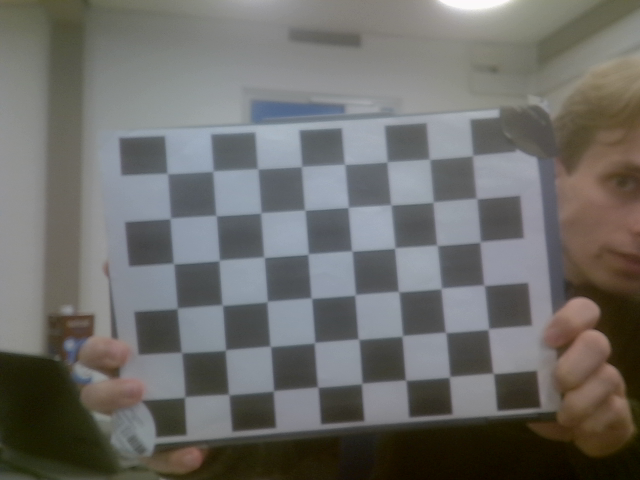
#> input picture CalibrationPictures/907870326_1405948361619943_1826614839381517931_n.png, 640 x 480 px; its folder holds 4 pictures in this run
$ python MyRobot_calibration.py
#> lines starting #> are read from the running program, lines starting #| are printed output that depends on the picture
import argparse
import os
import sys
import inspect
from pathlib import Path

import cv2
import numpy as np

# Camera calibration from the checkerboard photos.
# Same procedure as finalProject_CalibrationPart.ipynb (PFAS), but for the single
# camera on the robot: find the corners, calibrate, and report the board's
# rotation and translation relative to the camera for each photo.
currentdir = os.path.dirname(os.path.abspath(inspect.getfile(inspect.currentframe())))

CALIBRATION_DIR = Path(currentdir) / "CalibrationPictures"
OUTPUT_FILE = Path(currentdir) / "camera_calibration.npz"

# The board has 8 x 6 inner corners (9 x 7 squares).
COLS, ROWS = 8, 6
# Measured side length of one square in mm (3 cm). The intrinsics do not depend
# on this value, only the board translations do.
SQUARE_SIZE_MM = 30.0


def read_image(path):
    # np.fromfile + imdecode also works with non-ASCII Windows paths.
    return cv2.imdecode(np.fromfile(str(path), dtype=np.uint8), cv2.IMREAD_COLOR)
#> returned value is the input picture: shape (480, 640, 3); mean B, G, R 104.8, 108, 108.7


def calibrate(folder=CALIBRATION_DIR, square_size=SQUARE_SIZE_MM, output=OUTPUT_FILE, show=False):
    names = sorted(folder.glob("*.png")) + sorted(folder.glob("*.jpg"))
    if not names:
        raise RuntimeError(f"No .png or .jpg images in {folder}.")

    pattern_size = (COLS, ROWS)
    objp = np.zeros((COLS * ROWS, 3), np.float32)
    objp[:, :2] = np.mgrid[:COLS, :ROWS].T.reshape(-1, 2) * square_size

    objpoints = []
    imgpoints = []
    used_names = []
    # This detector already returns subpixel corner positions.
    corner_flags = cv2.CALIB_CB_EXHAUSTIVE | cv2.CALIB_CB_ACCURACY

    for path in names:
        img = read_image(path)
        if img is None:
            print(f"Skipping {path.name}: could not read it.")
            continue
        gray = cv2.cvtColor(img, cv2.COLOR_BGR2GRAY)
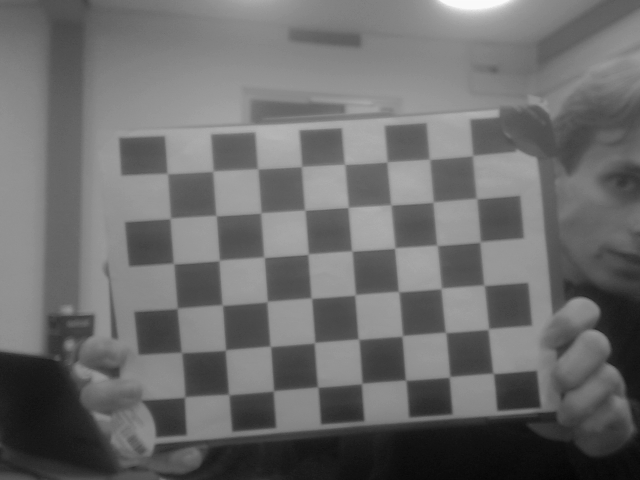
#> gray: shape (480, 640); min 4, max 250, mean 107.9
        found, corners = cv2.findChessboardCornersSB(gray, pattern_size, flags=corner_flags)
#> found = True; corners = 48 rows, first 8: [493.1, 373.3], [449.5, 376.8], [405.8, 380.1], [361.8, 383.4], [317.7, 387.1], [273.4, 390.8], [228.7, 394.2], [184.8, 396.9]
        if not found:
            print(f"Skipping {path.name}: no {COLS}x{ROWS} checkerboard found.")
            continue
        corners = corners.reshape(-1, 1, 2)
        # A symmetric board can be detected starting from opposite ends. Make the
        # first row run left to right so the board poses are comparable.
        if corners[COLS - 1, 0, 0] < corners[0, 0, 0]:
            corners = corners[::-1].copy()
#> corners = 48 rows, first 8: [167.5, 173.6], [213, 170.9], [257.7, 168.6], [301.6, 166.3], [344.4, 163.9], [387.3, 161.7], [429.3, 159.1], [472.6, 155.6]
        objpoints.append(objp)
        imgpoints.append(corners)
        used_names.append(path.name)
#> pass 2 of the loop in calibrate, `for path in names:`:
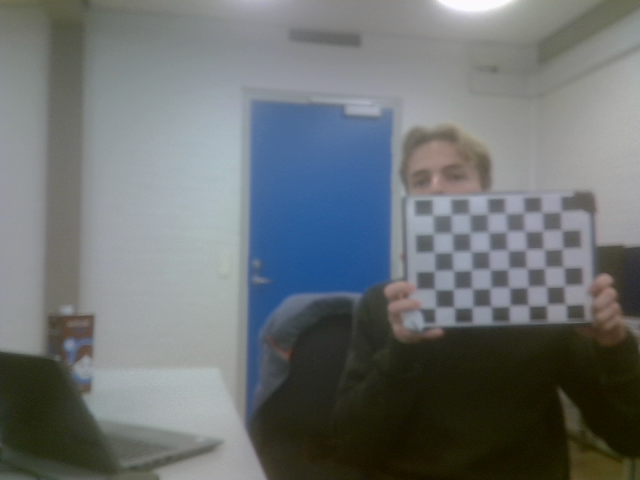
#> input picture CalibrationPictures/908622719_4507490546171194_1451156939593600323_n.png, 640 x 480 px
#> in read_image, returned value is the input picture: shape (480, 640, 3); mean B, G, R 114.7, 113.4, 108.4
#> in calibrate, `gray = cv2.cvtColor(img, cv2.COLOR_BGR2GRAY)`:
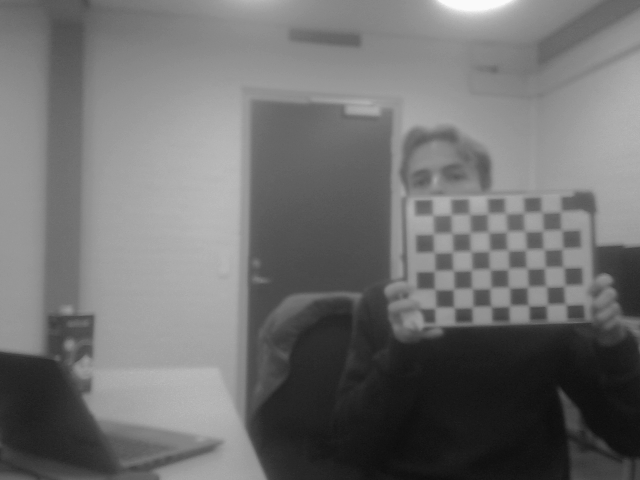
#> gray: shape (480, 640); min 12, max 250, mean 112.1
#> in calibrate, `found, corners = cv2.findChessboardCornersSB(gray, pattern_size, flags..`: corners = 48 rows, first 8: [432.7, 214.9], [451.3, 214.5], [469.4, 213.9], [487.6, 213.4], [505.7, 213.2], [523.7, 212.6], [542, 212.2], [561.4, 211.2]
#> pass 3 of the loop in calibrate, `for path in names:`:
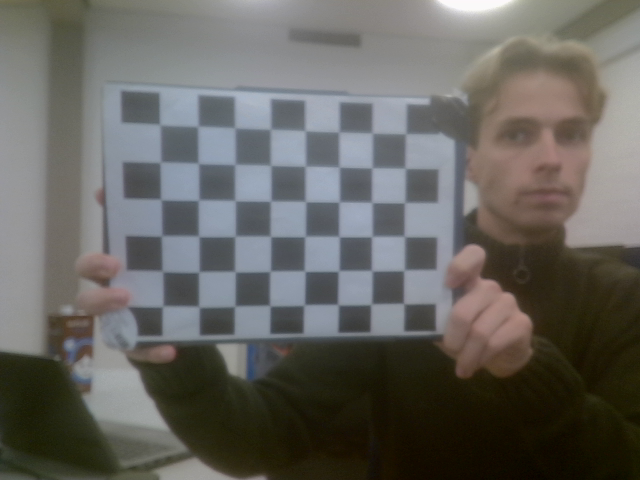
#> input picture CalibrationPictures/910302590_1693815949111014_5528390690925104453_n.png, 640 x 480 px
#> in read_image, returned value is the input picture: shape (480, 640, 3); mean B, G, R 95.9, 100.3, 101.8
#> in calibrate, `gray = cv2.cvtColor(img, cv2.COLOR_BGR2GRAY)`:
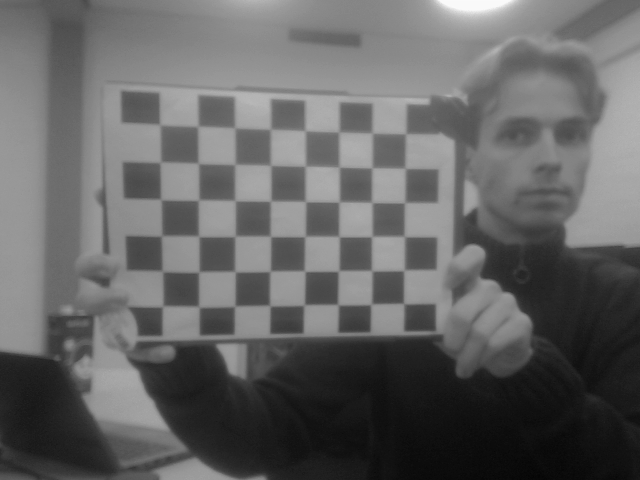
#> gray: shape (480, 640); min 4, max 250, mean 100.3
#> in calibrate, `found, corners = cv2.findChessboardCornersSB(gray, pattern_size, flags..`: corners = 48 rows, first 8: [404, 303.6], [371.3, 304.3], [338.1, 304.7], [304.1, 305], [269.7, 305.7], [234.7, 306.3], [198.8, 306.5], [162.8, 306.3]
#> in calibrate, `corners = corners[::-1].copy()`: corners = 48 rows, first 8: [160.2, 124.7], [198.2, 126.2], [234.9, 127.7], [270.7, 129.1], [305.1, 130.5], [339.1, 131.9], [372.2, 132.9], [405.7, 133.7]
#> the loop made 4 passes; the first 3 are shown

    if len(objpoints) < 3:
        raise RuntimeError("Too few images with checkerboard corners.")
    image_size = gray.shape[::-1]
#> image_size = (640, 480)
    print(f"Usable images: {len(objpoints)}/{len(names)}")

    # With only ten views the free k3 term overfits (it came out around -24),
    # so it is fixed at zero. The RMS error is almost the same.
    rms, mtx, dist, rvecs, tvecs = cv2.calibrateCamera(
        objpoints, imgpoints, image_size, None, None, flags=cv2.CALIB_FIX_K3
    )

    print(f"\nReprojection RMS: {rms:.2f} px")
    print("Camera matrix K:")
    print(np.array2string(mtx, precision=2, suppress_small=True))
    print("Distortion (k1, k2, p1, p2, k3):", np.round(dist.ravel(), 4))

    # Extrinsics: pose of the board in the camera frame for each photo.
    unit = "mm" if square_size != 1.0 else "squares"
    rotations = []
    print(f"\nBoard pose in the camera frame (translation in {unit}):")
    for name, objp_i, imgp, rvec, tvec in zip(used_names, objpoints, imgpoints, rvecs, tvecs):
        R, _ = cv2.Rodrigues(rvec)
        rotations.append(R)
        projected, _ = cv2.projectPoints(objp_i, rvec, tvec, mtx, dist)
        err = np.sqrt(np.mean(np.sum((projected - imgp) ** 2, axis=2)))
        angle = np.degrees(np.linalg.norm(rvec))
        print(f"  {name[:24]:24s} t = {np.round(tvec.ravel(), 2)}  "
              f"distance {np.linalg.norm(tvec):.2f}  rotation {angle:.1f} deg  error {err:.2f} px")

    np.savez(
        output,
        mtx=mtx, dist=dist, image_size=image_size, rms=rms,
        rvecs=np.array(rvecs), tvecs=np.array(tvecs), rotations=np.array(rotations),
        names=np.array(used_names), square_size=square_size,
    )
    print(f"\nSaved {output}")

    if show:
        img = read_image(folder / used_names[0])
        undistorted = cv2.undistort(img, mtx, dist)
        cv2.namedWindow("Original | undistorted", cv2.WINDOW_NORMAL)
        cv2.imshow("Original | undistorted", np.hstack((img, undistorted)))
        print("Press any key in the image window to close it.")
        cv2.waitKey(0)
        cv2.destroyAllWindows()
    return mtx, dist


if __name__ == "__main__":
    parser = argparse.ArgumentParser(description="Calibrate the robot camera from checkerboard photos.")
    parser.add_argument("--folder", type=Path, default=CALIBRATION_DIR,
                        help="Folder with the checkerboard photos (default: CalibrationPictures).")
    parser.add_argument("--square-size", type=float, default=SQUARE_SIZE_MM,
                        help="Side length of one checkerboard square in mm.")
    parser.add_argument("--output", type=Path, default=OUTPUT_FILE,
                        help="Where to save the calibration (default: camera_calibration.npz).")
    parser.add_argument("--show", action="store_true", help="Show one photo before and after undistortion.")
    args = parser.parse_args()
    try:
        calibrate(args.folder, args.square_size, args.output, args.show)
    except (OSError, RuntimeError, cv2.error) as error:
        parser.exit(1, f"Error: {error}\n")
